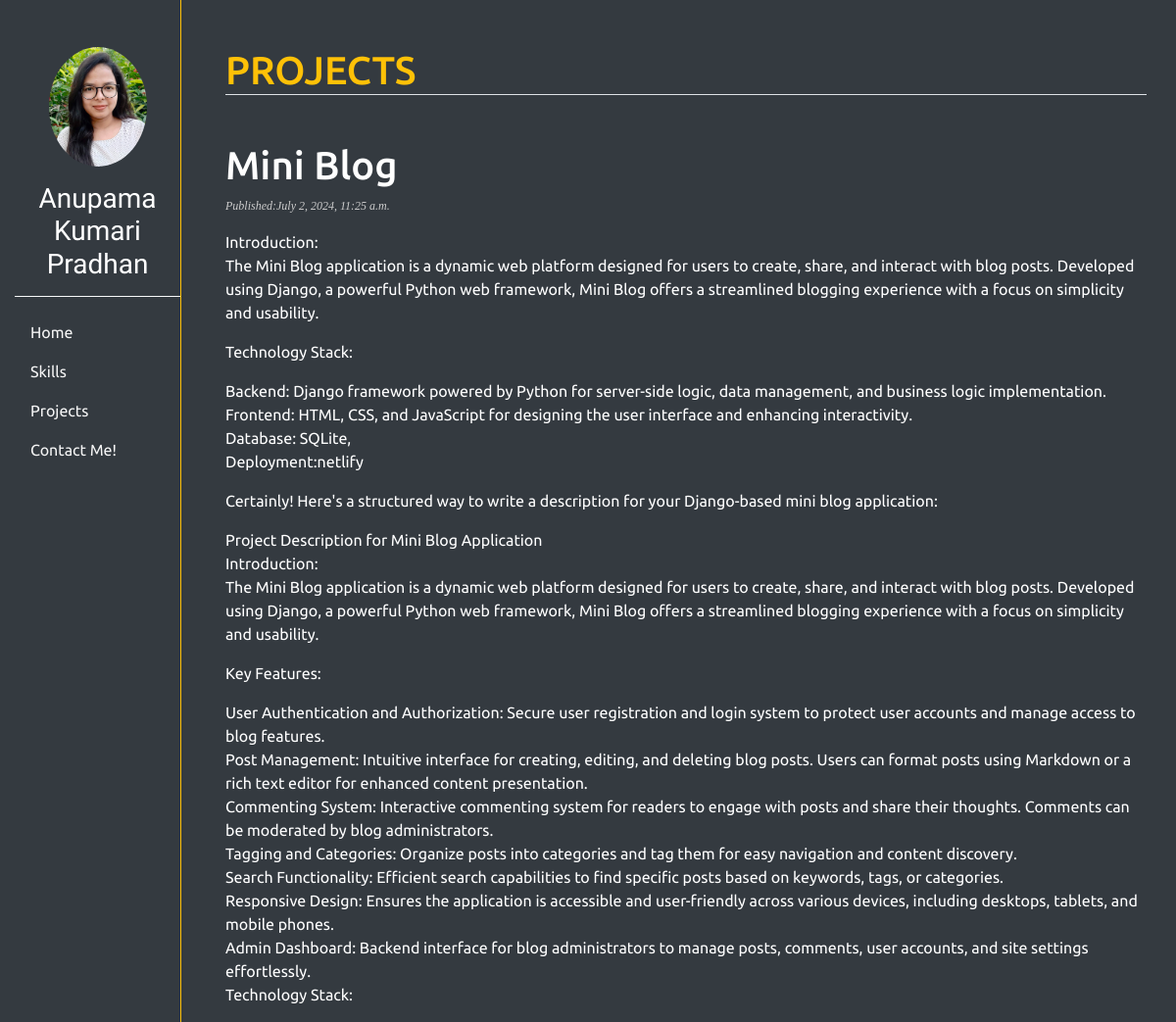
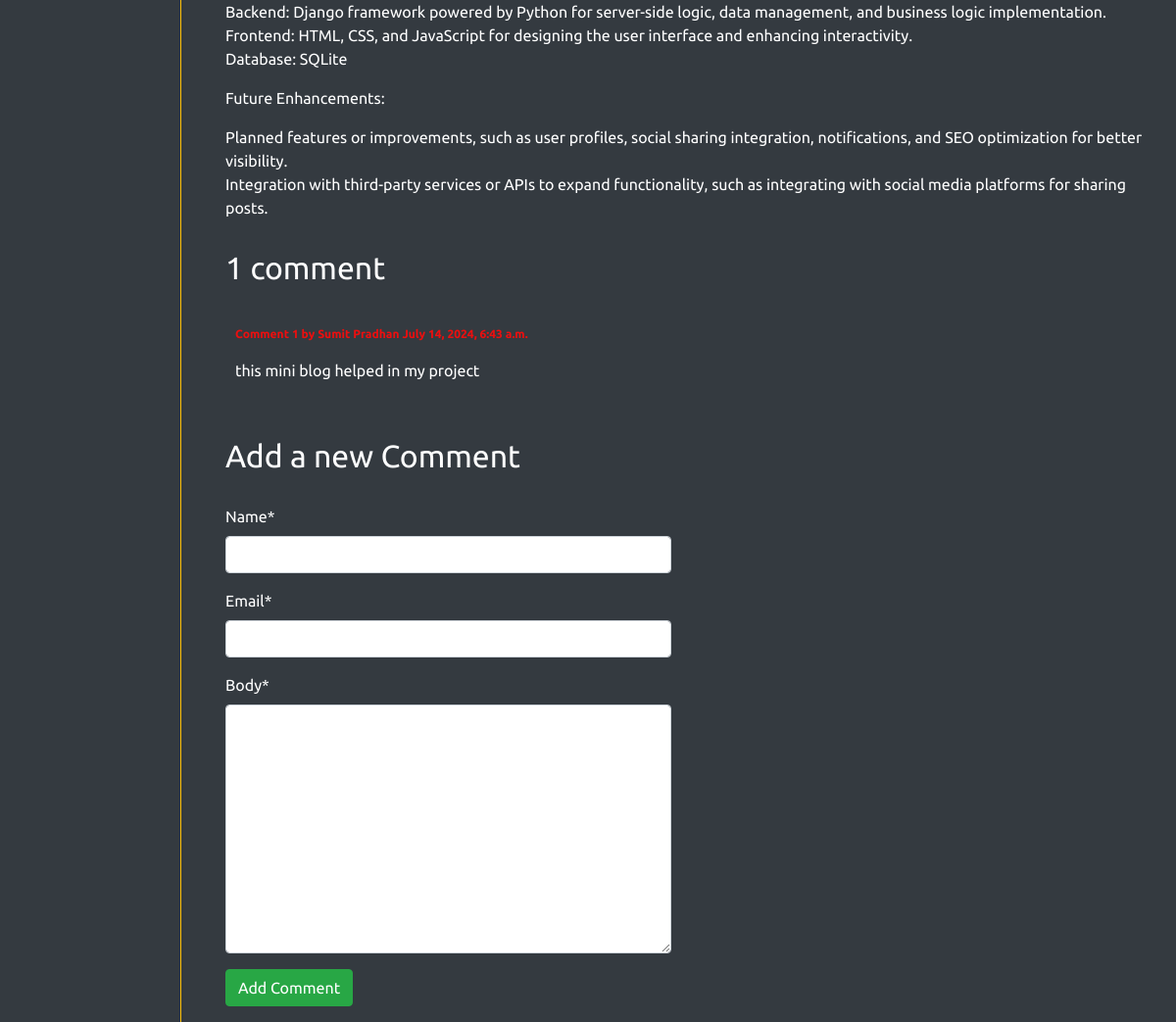
Page /4/ on the committed database (2 pictures, top to bottom).
### myapp/models.py (models this page shows, shortened)
class Project(models.Model):
    class Status(models.TextChoices):
        DRAFT='DF','Draft'
        PUBLISHED='PB','Published'
    title=models.CharField(max_length=200)
    slug=models.SlugField(max_length=200)
    body=models.TextField()
    git_link=models.CharField(max_length=200,default="fghyj")
    netlify_link=models.CharField(max_length=1000,default="iklo")
    publish=models.DateTimeField(default=timezone.now)
    status=models.CharField(max_length=2,choices=Status.choices,default=Status.DRAFT)
    objects=models.Manager()
    published=PublishedManager()
    class Meta:
        ordering=['-publish']
        indexes=[models.Index(fields=['-publish']),]

class Comment(models.Model):
    project=models.ForeignKey(Project,on_delete=models.CASCADE,related_name='comments')
    name=models.CharField(max_length=80)
    email=models.EmailField()
    body=models.TextField()
    created=models.DateTimeField(auto_now_add=True)
    updated=models.DateTimeField(auto_now=True)
    active=models.BooleanField(default=True)
    class Meta:
        ordering=['created']
        indexes=[
            models.Index(fields=['created']),
        ]

### myapp/views.py (the view)
# urls.py: path("<int:id>/",views.detail,name="detail"),
def detail(request,id):
    project=get_object_or_404(Project,id=id,status=Project.Status.PUBLISHED)
    comments=project.comments.filter(active=True)
    form=CommentForm()
    return render(request,"myapp/detail.html",{'project':project,'comments':comments,'form':form})

### myapp/forms.py
class CommentForm(ModelForm):
    class Meta:
        model=Comment
        fields=['name','email','body']

### myapp/templates/myapp/detail.html (shortened to what this page needs)
{% extends 'base.html' %}
{% load static %}
{% block content %}
<div class="container mt-5">
      <h1 class="text-warning mb-5 border-bottom">PROJECTS</h1>
    <h1>{{project.title}}</h1>
    <p class="date">
        Published:{{project.publish}}
    </p>
    {{project.body|linebreaks}}
    {% with comments.count as total_comments %}
    <h2>
      {{total_comments }} comment {{total_comments|pluralize}}
    </h2>
    {% endwith %}
    {% for comment in comments %}
      <div class="comment">
        <p class="info">
          Comment {{forloop.counter}} by {{comment.name}}
          {{comment.created }}
        </p>
        {{comment.body|linebreaks}}
      </div>
    {% empty %}
       <p>There are no comments. </p>
    {% endfor %}
    {% include "myapp/includes/comment_form.html" %}
</div>
{% endblock content %}

### myapp/static/myapp/css/style.css (style rules this page uses)
html,body { height: 100%; font-family: "Ubuntu", sans-serif; font-weight: 400; font-style: normal; color: white; }
h2 { font-weight: normal; margin: 30px 0; }
p.date { color: #ccc; font-family: Georgia, 'Times New Roman', Times, serif; font-size: 12px; font-style: italic; }
.comment { padding:10px; }
.comment .info { font-weight:bold; font-size:12px; color:#eb0f0f; }

### rows in the picture
Project: title "Mini Blog", publish "July 2, 2024, 11:25 a.m.", body "Introduction: The Mini Blog application is a dynamic web platform designed for users to create, share, and interact with blog posts. Developed using Django, a powerful Python web framework, Mini Blog offers a streamlined blogging experience with a focus on simplicity and usability. Technology Stack: Backend: Django framework powered by Python for server-side logic, data management, and business logic implementation. Frontend: HTML, CSS, and JavaScript for designing the user interface and enhancing interactivity. Database: SQLite, Deployment:netlify Certainly! Here's a structured way to write a description for your Django-based mini blog application: Project Description for Mini Blog…"
Comment: name "Sumit Pradhan", created "July 14, 2024, 6:43 a.m.", body "this mini blog helped in my project"

### other values in the picture
{{ total_comments }} "1"
